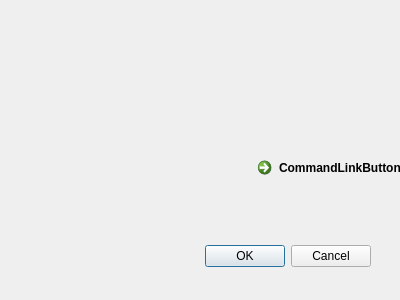
<?xml version="1.0" encoding="UTF-8"?>
<ui version="4.0">
 <class>Dialog</class>
 <widget class="QDialog" name="Dialog">
  <property name="geometry">
   <rect>
    <x>0</x>
    <y>0</y>
    <width>400</width>
    <height>300</height>
   </rect>
  </property>
  <property name="windowTitle">
   <string>Dialog</string>
  </property>
  <widget class="QDialogButtonBox" name="buttonBox">
   <property name="geometry">
    <rect>
     <x>30</x>
     <y>240</y>
     <width>341</width>
     <height>32</height>
    </rect>
   </property>
   <property name="orientation">
    <enum>Qt::Horizontal</enum>
   </property>
   <property name="standardButtons">
    <set>QDialogButtonBox::Cancel|QDialogButtonBox::Ok</set>
   </property>
  </widget>
  <widget class="QWidget" name="gridLayoutWidget">
   <property name="geometry">
    <rect>
     <x>70</x>
     <y>80</y>
     <width>160</width>
     <height>80</height>
    </rect>
   </property>
   <layout class="QGridLayout" name="gridLayout"/>
  </widget>
  <widget class="QCommandLinkButton" name="commandLinkButton">
   <property name="geometry">
    <rect>
     <x>250</x>
     <y>150</y>
     <width>186</width>
     <height>41</height>
    </rect>
   </property>
   <property name="text">
    <string>CommandLinkButton</string>
   </property>
  </widget>
 </widget>
 <resources/>
 <connections>
  <connection>
   <sender>buttonBox</sender>
   <signal>accepted()</signal>
   <receiver>Dialog</receiver>
   <slot>accept()</slot>
   <hints>
    <hint type="sourcelabel">
     <x>248</x>
     <y>254</y>
    </hint>
    <hint type="destinationlabel">
     <x>157</x>
     <y>274</y>
    </hint>
   </hints>
  </connection>
  <connection>
   <sender>buttonBox</sender>
   <signal>rejected()</signal>
   <receiver>Dialog</receiver>
   <slot>reject()</slot>
   <hints>
    <hint type="sourcelabel">
     <x>316</x>
     <y>260</y>
    </hint>
    <hint type="destinationlabel">
     <x>286</x>
     <y>274</y>
    </hint>
   </hints>
  </connection>
 </connections>
</ui>
